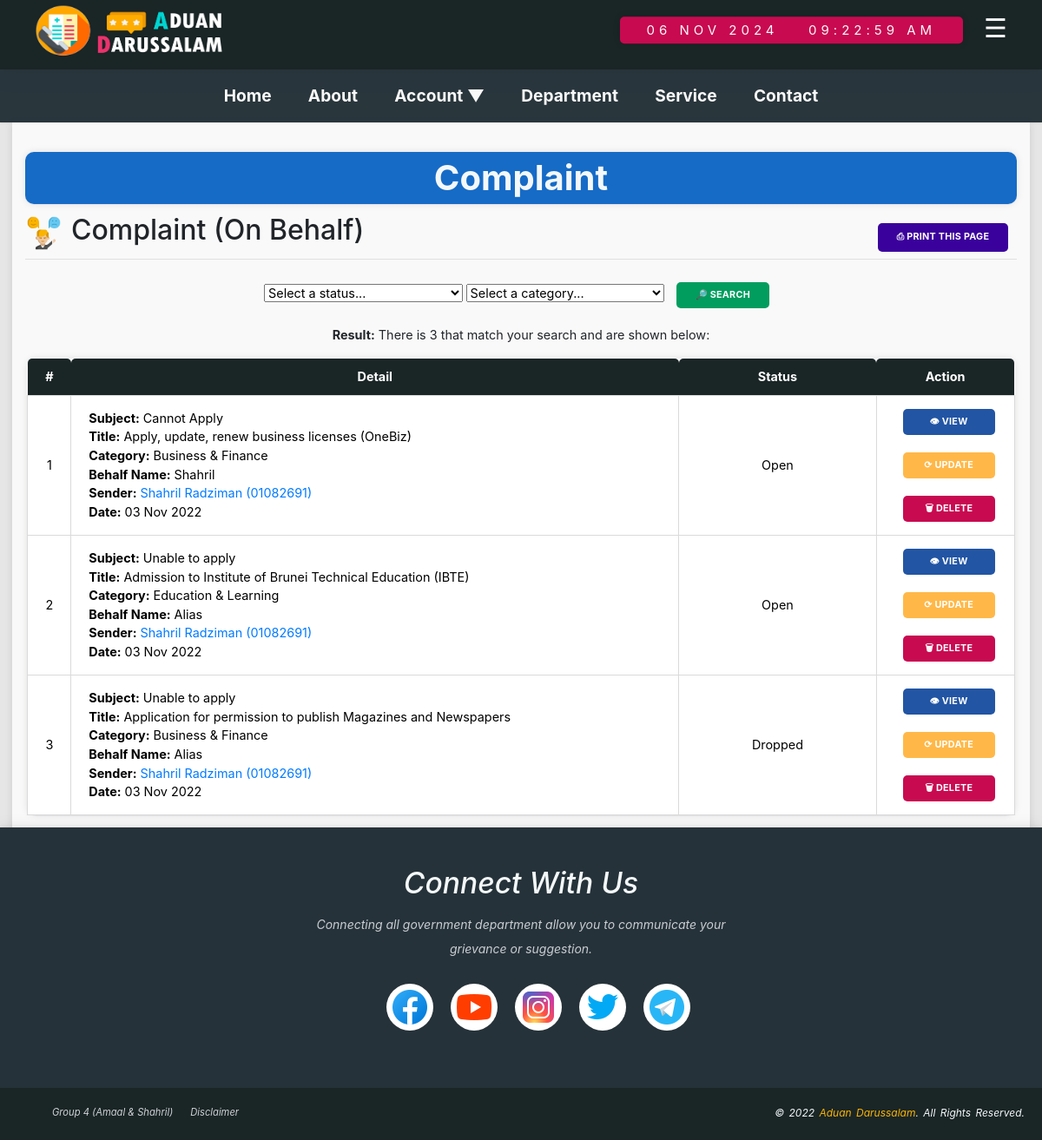
The page /admin-findcomplaintlist-onbehalf.php on the database its author committed.
### tables this page shows
CREATE TABLE `citizen` (
  `citizenID` int(100) NOT NULL,
  `citizenName` varchar(50) NOT NULL,
  `citizenIC` varchar(11) NOT NULL,
  `citizenEmail` varchar(50) NOT NULL,
  `citizenPhone` varchar(11) NOT NULL,
  `citizenAddress` varchar(100) NOT NULL,
  `citizenPassword` varchar(8) NOT NULL,
  `role` varchar(7) NOT NULL,
  `lastLogin` datetime NOT NULL
);

CREATE TABLE `complaintsbehalf` (
  `behalfComplaintID` int(10) UNSIGNED NOT NULL,
  `behalfName` varchar(150) NOT NULL,
  `reason` varchar(500) NOT NULL,
  `behalfContact` int(7) NOT NULL,
  `behalfAddress` varchar(500) NOT NULL,
  `relationship` varchar(50) NOT NULL,
  `complaintSubject` varchar(200) NOT NULL,
  `complaintDesc` varchar(1000) NOT NULL,
  `location` varchar(100) NOT NULL,
  `date` datetime NOT NULL,
  `serviceTitle` varchar(100) NOT NULL,
  `serviceCategory` varchar(50) NOT NULL,
  `complaintImage` varchar(255) NOT NULL,
  `document` varchar(255) NOT NULL,
  `citizenIC` varchar(11) NOT NULL,
  `complaintStatus` varchar(10) NOT NULL,
  `complaintDate` datetime DEFAULT NULL
);

### connection.php (called while the page is built)
<?php
	function dbconn(){
		try {
			$host = "localhost";
			$dbname = "citizenportaldb";
			$username = "admin";
			$password = '1234';
			$dsn = "mysql:host=".$host.";dbname=".$dbname."";
			$connection = new PDO($dsn, $username, $password);
			$connection->setAttribute(PDO::ATTR_ERRMODE, PDO::ERRMODE_EXCEPTION);
			return $connection;
		}catch(PDOException $e){
			echo $e->getMessage();
			echo $e->getLine();
			echo $e->getTrace();
		}
	}
?>

### admin-findcomplaintlist-onbehalf.php (the view, shortened to what this page needs)
<!DOCTYPE html>
	<html lang="en">
	<head>
		<link rel="stylesheet" href="style.css">
		<link rel="stylesheet" type="text/css" href="vendor/bootstrap/css/bootstrap.min.css">
		<link rel="stylesheet" type="text/css" href="vendor/animate/animate.css">
		<link rel="stylesheet" type="text/css" href="vendor/select2/select2.min.css">
		<link rel="stylesheet" type="text/css" href="vendor/daterangepicker/daterangepicker.css">
		<link rel="stylesheet" type="text/css" href="vendor/slick/slick.css">
		<link rel="stylesheet" type="text/css" href="vendor/lightbox2/css/lightbox.min.css">
	</head>
	<body>
		<div id="wrapper">
			<?php
				include 'header_bar.php';
				include 'navigation_bar.php';
			?>
				<?php
				include 'side.php';
				?>
			<main>
				<div class="main-container">
					<h1 class="title-container">Complaint</h1>
					<img src='icon/icons8-complain-64-1.png' class='statbox-title-img'/>
					<button class='button' id='statbox-printBtn' onclick='window.print()'>&#9113; Print This Page</button></a>
					<h2 class='statbox-title-h2'>Complaint (On Behalf)</h2>
					<hr>
					<?php
							include 'connection.php';
								echo"
								<div id='deptCategory'>
									<form method='POST' enctype='multipart/form-data' action='admin-findcomplaintlist-onbehalf.php?adminEmail=".$adminEmail."&role=".$role."'>
									<select name='complaintStatus' id='complaintStatus' class='deptCategoryelement'>
										<option>Select a status...</option>
										<option value='Open'>Open</option>
										<option value='Closed'>Closed</option>
										<option value='Dropped'>Dropped</option>
									</select>
									<select name='serviceCategory' class='deptCategoryelement'>
									<option>Select a category...</option>";
									echo"</select>";
									echo"
									<input id='returnBtn' class='button' type='submit' name='Submit' value='&#x1F50E; Search'>
									</form>
								</div>
								";
								$cloneID = 0;
								$complaintStatus = $_POST['complaintStatus'];
								$serviceCategory  = $_POST['serviceCategory'];
								if(empty($complaintStatus) || empty($serviceCategory)){
									if(empty($serviceCategory)){
										$complaintsquery = dbConn()->prepare("SELECT * FROM complaintsbehalf where complaintStatus LIKE '%".$complaintStatus."%'");
										$complaintsquery->execute();
									}elseif(empty($complaintStatus)) {
										$complaintsquery = dbConn()->prepare("SELECT * FROM complaintsbehalf where serviceCategory LIKE '%".$serviceCategory."%'");
										$complaintsquery->execute();
									}
								}elseif(!empty($complaintStatus) && !empty($serviceCategory)){
									$complaintsquery = dbConn()->prepare("SELECT * FROM complaintsbehalf where complaintStatus LIKE '%".$complaintStatus."%' AND serviceCategory LIKE '%".$serviceCategory ."%'");
									$complaintsquery->execute();
								}
								$complaintlists = $complaintsquery->fetchAll(PDO::FETCH_OBJ);
								$num_count = $complaintsquery->rowCount();
								if ($num_count !=0)
								{
								echo"<p><b>Result:</b> There is $num_count that match your search and are shown below:</p>
								<div class='row'>
									<table id='listtable'>
										<tr>
											<th width='20px'>#</th>
											<th>Detail</th>
											<th>Status</th>
											<th>Action</th>
										</tr>";
											foreach($complaintlists as $complaintlist){
												$behalfComplaintID  = $complaintlist->behalfComplaintID;
												$behalfName = $complaintlist->behalfName;
												$complaintSubject = $complaintlist->complaintSubject;
												$date = $complaintlist->date;
												$date = date('d M Y',strtotime($date));
												$serviceTitle = $complaintlist->serviceTitle;
												$serviceCategory = $complaintlist->serviceCategory;
												$citizenIC = $complaintlist->citizenIC;
												$complaintStatus = $complaintlist->complaintStatus;
												$citizenquery = dbConn()->prepare('SELECT * FROM citizen WHERE citizenIC="'. $citizenIC .'"');
												$citizenquery->execute();
												$citizenlists = $citizenquery->fetchAll(PDO::FETCH_OBJ);
												foreach($citizenlists as $citizenlist){
												$cloneID++;
												$citizenName = $citizenlist->citizenName;
												echo "
												<tr>
													<td>$cloneID</td>
													<td class='justify-contents'>
														<b>Subject:</b> $complaintSubject<br>
														<b>Title:</b> $serviceTitle<br>
														<b>Category:</b> $serviceCategory<br>
														<b>Behalf Name:</b> $behalfName<br>
														<b>Sender:</b> <a href='admin-viewcitizen.php?adminEmail=".$adminEmail."&citizenIC=".$citizenIC."&role=".$role."'>$citizenName ($citizenIC)</a><br>
														<b>Date:</b> $date<br>
													</td>
													<td width='20%'>$complaintStatus</td>
													<td width='14%'>
														<a href='admin-viewcomplaint-b.php?adminEmail=".$adminEmail."&behalfComplaintID=".$behalfComplaintID."&role=".$role."'><button class='button' id='viewBtn'>&#x1f441; View</button></a>
														<a href='admin-editcomplaint-b.php?adminEmail=".$adminEmail."&behalfComplaintID=".$behalfComplaintID."&role=".$role."'><button class='button' id='editBtn'>&#10227; Update</button></a>
														<a href='admin-deletecomplaint-b.php?adminEmail=".$adminEmail."&behalfComplaintID=".$behalfComplaintID."&role=".$role."'><button class='button' id='deleteBtn'>&#128465; Delete</button></a>
													</td>
												</tr>";
											}
										}
										echo"</table>";
										}else if ($num_count == 0){
											echo "<p><b>Result:</b> There are no results were found.</p>
											<p><input id='backBtn' class='button' type='button' name='back' value='Back' onclick='goBack()'></p>
											<script>
												function goBack(){
													window.history.back();
												}
											</script>";
										}else{
											echo "<p>Something wrong on database.</p>";
										}
								?>
						</div>
				</div>
			</main>
			<footer>
				<?php
					include 'footer_bar.php';
				?>
	    </footer>
		</div>
	</body>
</html>

### style.css (style rules this page uses)
body { min-height: 100vh; padding: 0; }
h1 { margin: 0; font-size:2em; line-height: 200%; text-shadow: #cccccc; }
.title-container { margin-top: 0.5em; margin-bottom: 0.3em; padding: 0.2em; background-color: #166BC7; color: #F4F8F9; font-weight: bold; text-transform: capitalize; text-shadow: #cccccc; border-radius:10px; box-shadow: rgba(17, 17, 26, 0.05) 0px 1px 0px, rgba(17, 17, 26, 0.1) 0px 0px 8px; }
main { margin: 0; padding-top: 0; padding-bottom: 0; padding-left: 1em; padding-right: 1em; font-size: 90%; background-color: #E6E6E6; }
.main-container { text-align: center; background-color: #F9F9F9; box-shadow: rgba(99, 99, 99, 0.2) 0px 2px 8px 0px; padding: 1em; }
.statbox-title-h2 { text-align: left; }
.statbox-title-img { display: block; float: left; width: 3em; height: 3em; margin-right: 10px; }
img { border:0; }
footer { bottom: 0; left: 0; right: 0; height: auto; width: 100%; padding-top: 40px; text-align: left; font-size:0.70em; font-style: italic; color: #F4F8F9; background-color: #253239; box-shadow: 0 4px 8px 0 rgba(0, 0, 0, 0.2), 0 6px 20px 0 rgba(0, 0, 0, 0.19); }
header, nav, main, footer { display: block; }
table { border-collapse: collapse; border-radius:10px; box-shadow: rgba(17, 17, 26, 0.05) 0px 1px 0px, rgba(17, 17, 26, 0.1) 0px 0px 8px; }
tr,td, th { padding:10px; }
.justify-contents { text-align: justify; text-justify: inter-word; }
#deptCategory { right: 10px; margin-bottom: 10px; }
.deptCategoryelement { width: 20%; }
#listtable { width:97%; margin-left: auto; margin-right: auto; }
#listtable td { color:black; background-color:white; padding:5px 20px; border: 1px solid #DADADA; }
@media screen and (max-width:1366px) { #listtable .button { width:90%; } }
#listtable th { color:white; background-color: #1A2526; text-align:center; border-radius: 5px 5px 0 0; }
#viewBtn { background-color: #2255A4; }
#returnBtn { background-color: #019D5E; }
#editBtn { background-color: #FFB848; }
#statbox-printBtn { float: right; text-align: center; height: 3em; background-color: #3A019C; }
#resetBtn, #cancelBtn, #backBtn, #deleteBtn { background-color: #C80A50; }
select { text-align-last: left; }
.button { background: none repeat scroll 0% 0%; background-color: #25262A; color: white; display: inline-block; padding: 8px 22px; font-size: 0.75em; letter-spacing: 0.25px; line-height: 1.3em;border-radius: 5px; text-decoration: none;border:none;text-transform: uppercase; font-weight: bold;width: auto;overflow: visible; margin: 10px; }

### rows shown on the page
complaintsbehalf: complaintSubject "Cannot Apply", serviceTitle "Apply, update, renew business licenses (OneBiz)", serviceCategory "Business & Finance", behalfName "Shahril", citizenIC "01082691", date "03 Nov 2022", complaintStatus "Open"
citizen: citizenName "Shahril Radziman"
complaintsbehalf: complaintSubject "Unable to apply", serviceTitle "Admission to Institute of Brunei Technical Education (IBTE)", serviceCategory "Education & Learning", behalfName "Alias", citizenIC "01082691", date "03 Nov 2022", complaintStatus "Open"
complaintsbehalf: complaintSubject "Unable to apply", serviceTitle "Application for permission to publish Magazines and Newspapers", serviceCategory "Business & Finance", behalfName "Alias", citizenIC "01082691", date "03 Nov 2022", complaintStatus "Dropped"

### other values the page prints
$num_count "3"
